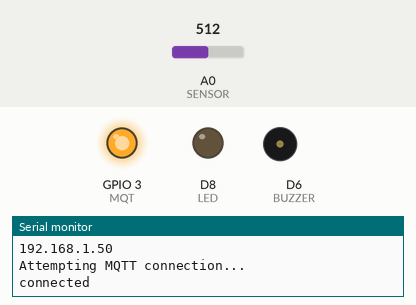
Recording of a sketch running on a simulated ESP8266 (NodeMCU). On the bench: output pins drawn as LEDs (lit = HIGH), buzzer (waves = sounding), the last lines printed to the serial monitor. The inputs (shaded band) are chosen by the test bench; at power-on: A0 (SENSOR) = 512. WiFi joins after 1.5 s; servers stay silent unless stated; uploads are accepted with an empty reply; random numbers use the default seed unless the sketch sets one; no MQTT or app messages arrive unless stated.

Above: at 2.7 s.
2.8 s: A0 (SENSOR) set to 504
At 3.0 s:
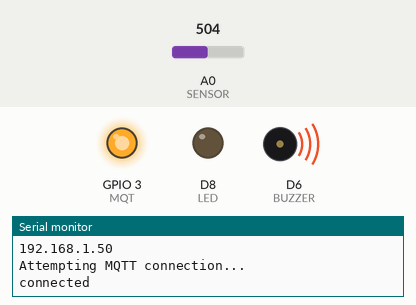
At 3.8 s:
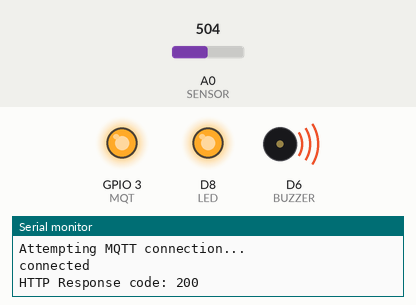
Timing chart, 0 to 5.8 s (numbered marks = the images above; inputs shaded):
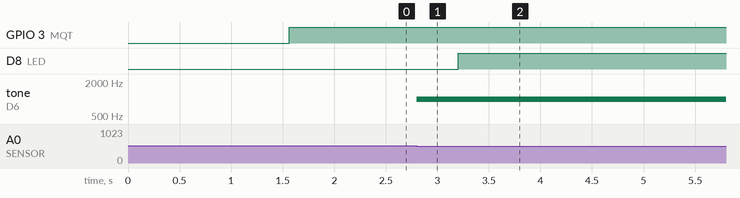

The sketch:

smoke.ino
```cpp
// NOTES
/*
  1. Not sure if tama yung mga topics.
*/

/*
  Data package:
  Src: 2bits
  Dest: 2bits
  Data: 2bits

  Smoke: 01, Socket: 10, Server: 11, User: 00
  Data: 00 - OFF/NO_SMOKE, 01 - ON/SMKE
*/

//Dependencies
#include <ESP8266WiFi.h>
#include <PubSubClient.h>
#include <WiFiClientSecure.h>
#include <ESP8266WebServer.h>
#include <ESP8266HTTPClient.h>
#include <WiFiClient.h>

// Hardware Constants
#define BUZZER D6
#define SENSOR A0
#define LED     D8
#define MQT  D9
#define LOAD_RES 10
#define AIR_FACTOR 9.83

// Smoke sensor Global variables
const float SMOKECURVE[3] = {3.1,1.65,-0.2};
const int THRESHOLD = 200;
float Res = 0;

// MQTT Configuration
const char* SSID = "DragonsDen";
const char* PASSWORD = "iotcup2024fusrodah";
const char* MQTT_SERVER = "192.168.0.7";
const int MAIN_PORT = 1889;
const String serverName = "https://cs145-firewall.vercel.app/api/ping";
const int httpsPort = 443;

// MQTT Topics
#define OUTTOPIC "cs145/Sinigang/smoke/out"           // This will be used for publishing to our own
#define INTOPIC "cs145/Sinigang/server/#"
#define OUTTOPIC_SERVER "cs145/Sinigang/server/out"   // This will be used for publishing to the server

//Wi-Fi Variables
WiFiClient espClient;
PubSubClient client(espClient);

// Payload to send out
const char* SMOKE_DETECTED = "011001";
const char* NO_SMOKE_DETECTED = "011000";

unsigned long buzzerStart = 0;
int buzzLength = 5000;
int maxSound = 1000;

// Global condition variables
int outmessage_sent = 0;
String inmessage_string = "------";

void setup(){
  // Setup
  Serial.begin(115200);

  // Calibrate smoke detection unit
  // Serial.println();
  // Serial.print("Calibrating.....");
  // Res = SensorCalibration();
  // printCalibration(Res);

  // Setup BUZZER and LED
  pinMode(BUZZER, OUTPUT);
  pinMode(LED, OUTPUT);
  pinMode(MQT, OUTPUT);
  digitalWrite(BUZZER, 0);
  digitalWrite(LED, 0);
  digitalWrite(MQT, 0);

  // wifi setup
  setup_wifi();
	client.setServer(MQTT_SERVER, MAIN_PORT);
	client.setCallback(callback);
}

void loop(){

  if (!client.connected()){
    reconnect();
  }
  client.loop();

  Serial.println();
  // float result = checkForSmoke();
  int result = analogRead(SENSOR);
  client.publish(OUTTOPIC, "");
  // Serial.println(result);
  // Serial.println(outmessage_sent);

  // Message not yet sent and Smoke detected
  // if(outmessage_sent == 0 && result > THRESHOLD){ // FOR SMOKE SENSOR
  if(outmessage_sent == 0 && result < 512){ // For Light SENSOR
    digitalWrite(LED, 1);
    tone(BUZZER, maxSound);
    buzzerStart = millis();
    outmessage_sent = 1;
    client.publish(OUTTOPIC_SERVER, SMOKE_DETECTED);
    String content = "{\"content\":\"011001\"}";
    sendToServer(content);
  }

  // Smoke is below threshold
  // else if(result <= THRESHOLD){
  else if(result >= 512){
    //  digitalWrite(LED, 0);
    //  tone(BUZZER, 0);
    outmessage_sent = 0;

    // Smoke is below threshold and must inform socket that no more smoke
    // if(outmessage_sent == 1){
    //   client.publish(OUTTOPIC_SERVER, NO_SMOKE_DETECTED);
    // }
  }

  // Smoke is detected and message already sent
  else{
    digitalWrite(LED, 1);
    tone(BUZZER, maxSound);
    buzzerStart = millis();
  }


  if(millis() - buzzLength > buzzerStart){
    tone(BUZZER, 0);
  }
}

float checkForSmoke(){
  float res = resistance(6,50);
  res /= Res;
  float result = pow(10,(((log(res)-SMOKECURVE[1])/SMOKECURVE[2]) + SMOKECURVE[0]));
  return result;
}

void printCalibration(float Res){
  Serial.print("Calibration done.");
  Serial.print("Res=");
  Serial.print(Res);
  Serial.print("kohm");
  delay(2000);
}

void printSmokePPM(float result){
  Serial.print("SMOKE:");
  Serial.print(result);
  Serial.println( " ppm        ");
}

float SensorCalibration(){
  int i;
  float val=0;
  val=resistance(100,500);
  val = val/AIR_FACTOR;
  return val;
}

float resistance(int samples, int interval){
   int i;
   float res=0;
   for (i=0;i<samples;i++)
   {
      int adc_value=analogRead(SENSOR);
      Serial.println(adc_value);
      res+=((float)LOAD_RES*(1023-adc_value)/adc_value);
      delay(interval);
   }
   res/=samples;
   return res;
}

void setup_wifi() {
  //Wi-Fi Setup. Copied from sketch template.

  delay(10);

  // We start by connecting to a WiFi network
  Serial.println();
  Serial.print("Connecting to ");
  Serial.println(SSID);

  WiFi.mode(WIFI_STA);
  WiFi.begin(SSID, PASSWORD);

  while (WiFi.status() != WL_CONNECTED) {
    delay(500);
    Serial.print(".");
  }

  randomSeed(micros());

  Serial.println("");
  Serial.println("WiFi connected");
  Serial.println("IP address: ");
  Serial.println(WiFi.localIP());
}

void reconnect() {
  // Reconnect Function. Code was copy pasted from sketch template.
  // Loop until we're reconnected
  while (!client.connected()) {
    Serial.println("Attempting MQTT connection...");
    // Create a random client ID
    String clientId = "ESP8266Client-";
    clientId += String(random(0xffff), HEX);
    if (client.connect(clientId.c_str())) {
      Serial.println("connected");
      // Once connected, publish an announcement...
      client.publish(OUTTOPIC, "connected");
      // ... and resubscribe
      client.subscribe(INTOPIC);
      digitalWrite(MQT, 1);
    } else {
      Serial.print("failed, rc=");
      Serial.print(client.state());
      Serial.println(" try again in 5 seconds");
      // Wait 5 seconds before retrying
      digitalWrite(MQT, 0);
      delay(5000);
    }
  }
}

void callback(char* topic, byte* payload, unsigned int length){
  // Reader Function. Modified code from callback function from sketch template.

  inmessage_string = "------";
  for(int i = 0; i < length; i++){
    inmessage_string[i] = (char)payload[i];
  }

  if(inmessage_string == "100001"){
    digitalWrite(BUZZER, 0);
    digitalWrite(LED, 0);
  }
}

void sendToServer(String content){
  if(WiFi.status()== WL_CONNECTED){
    WiFiClientSecure client;
    HTTPClient http;

    digitalWrite(LED, 0);
    client.setInsecure(); //the magic line, use with caution
    client.connect(serverName, httpsPort);

    // Your Domain name with URL path or IP address with path
    http.begin(client, serverName);

    // If you need an HTTP request with a content type: application/json, use the following:
    http.addHeader("Content-Type", "application/json");
    int httpResponseCode = http.POST(content);

    Serial.print("HTTP Response code: ");
    Serial.println(httpResponseCode);

    String payload = http.getString();   //Get the request response payload
    Serial.println(payload);

    // Free resources
    http.end();

    digitalWrite(LED, 1);
  }
}
```

Measured:
- the behaviour switches between 512 and 511 on A0 (SENSOR) (found by bisection; images 0 and 1)
- after the input at 2.8 s, D8 (LED): LOW → HIGH after 0.40 s; tone on D6 (BUZZER): silent → 1000 Hz at once
